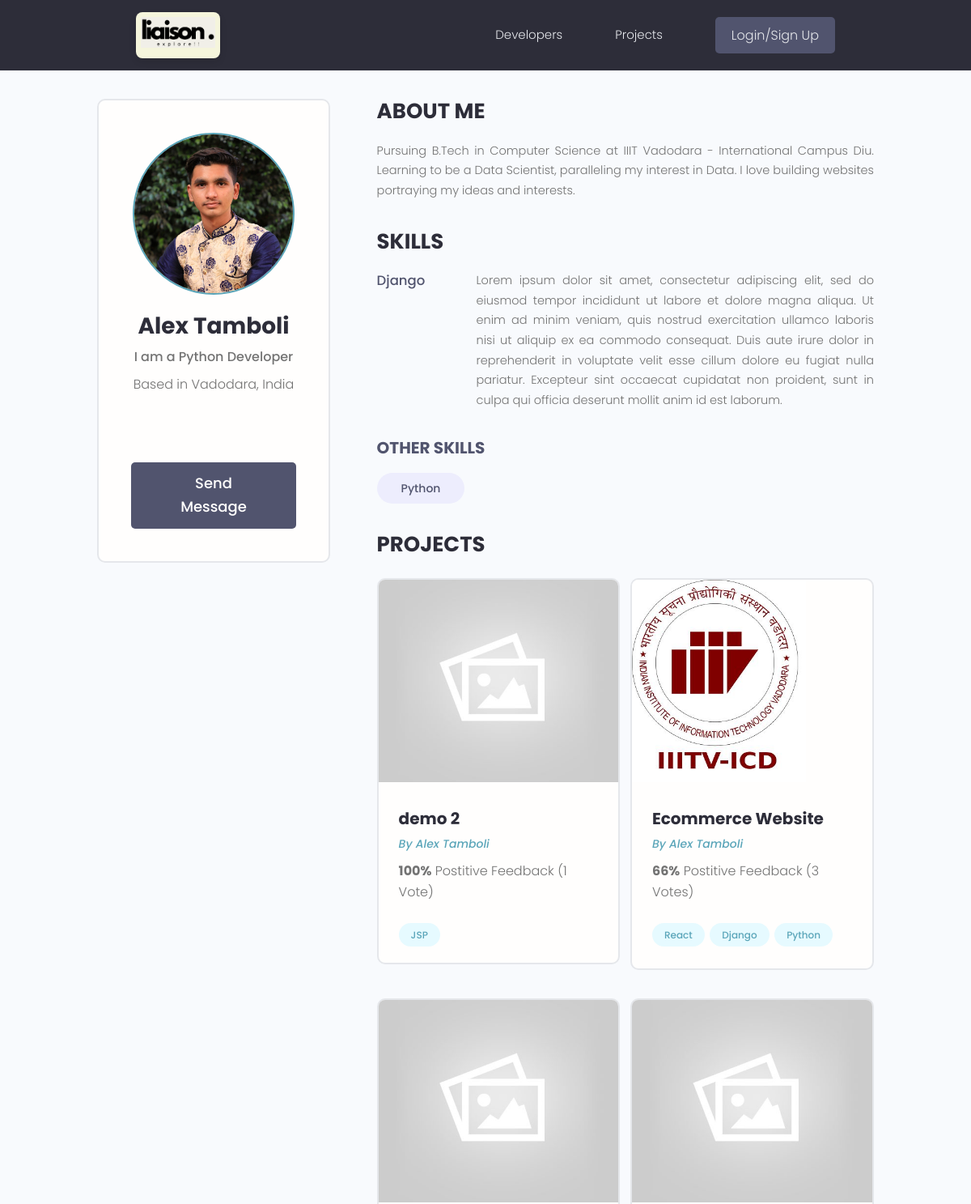
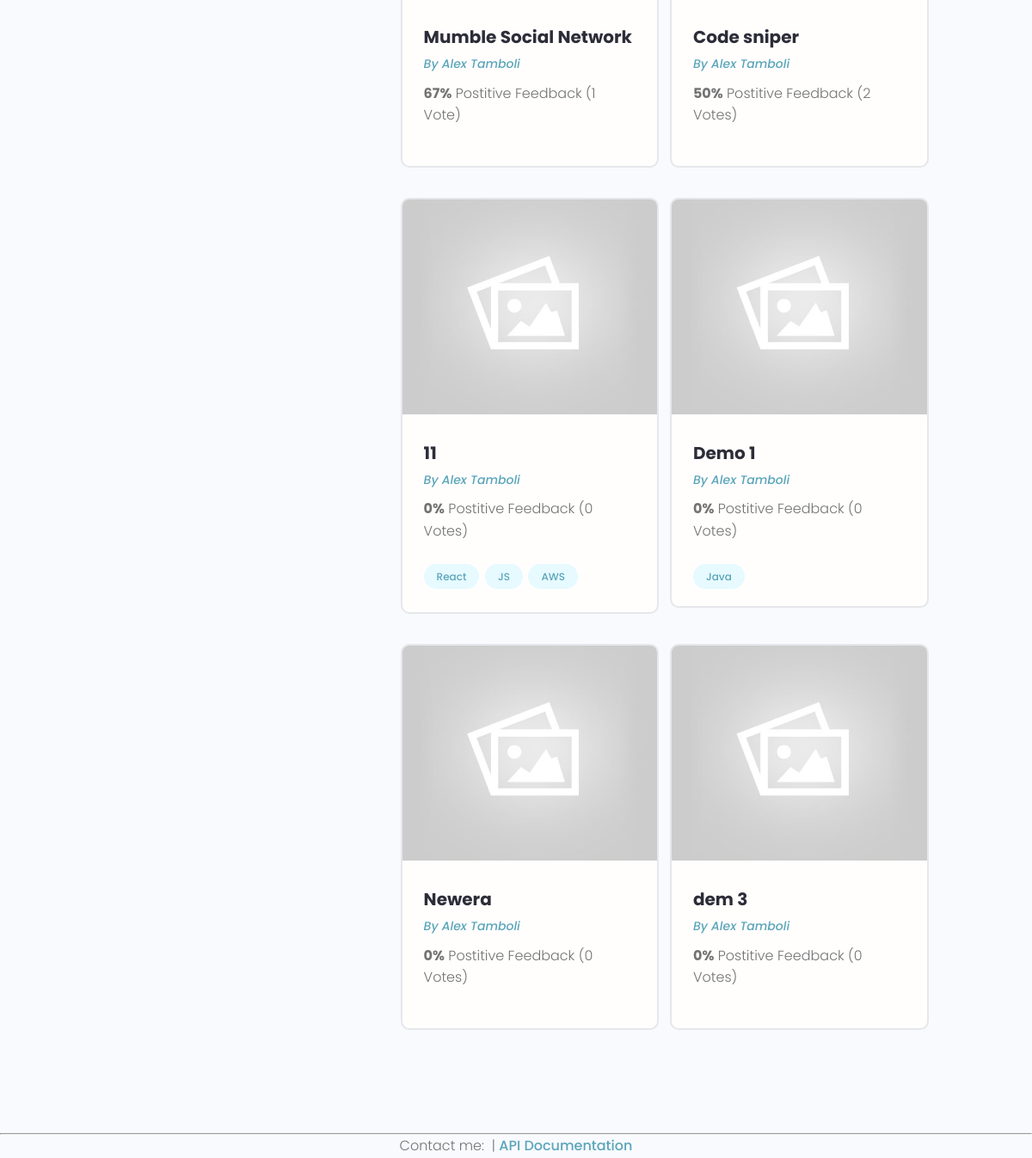
Page /profile/61e721fc-7592-4d70-be84-d04b1698ca16/ on the committed database (2 pictures, top to bottom).
### users/models.py (models this page shows, shortened)
class Profile(models.Model):
    user = models.OneToOneField(User, on_delete=models.CASCADE)
    name = models.CharField(max_length=200, blank=True, null=True)
    email = models.EmailField(max_length=500, blank=True, null=True)
    username = models.CharField(max_length=200, blank=True, null=True)
    location = models.CharField(max_length=200, blank=True, null=True)
    short_intro = models.CharField(max_length=200, blank=True, null=True)
    bio = models.TextField(blank=True, null=True)
    profile_image = models.ImageField(null=True, blank=True, default='profiles/user-default.png', upload_to='profiles/')
    social_github = models.CharField(max_length=200, blank=True, null=True)
    social_linkedin = models.CharField(max_length=200, blank=True, null=True)
    social_twitter = models.CharField(max_length=200, blank=True, null=True)
    social_website = models.CharField(max_length=200, blank=True, null=True)
    created = models.DateTimeField(auto_now_add=True)
    id = models.UUIDField(default=uuid.uuid4, unique = True, primary_key=True, editable=False)
    class Meta:
        ordering = ['created']
    @property
    def imageURL(self):
        try:
            url = self.profile_image.url
        except:
            url = ''
        return url

class Skill(models.Model):
    owner = models.ForeignKey(Profile, on_delete=models.CASCADE, null = True, blank=True)
    name = models.CharField(max_length=200, blank=True, null=True)
    description = models.TextField(blank=True, null=True)
    created = models.DateTimeField(auto_now_add=True)
    id = models.UUIDField(default=uuid.uuid4, unique = True, primary_key=True, editable=False)
    def __str__(self) -> str:
        return str(self.name)

### projects/models.py (models this page shows, shortened)
class Project(models.Model):
    owner = models.ForeignKey(Profile, null=True, blank=True, on_delete=models.CASCADE)
    title = models.CharField(max_length=256)
    description = models.TextField(null=True, blank=True)
    featured_image = models.ImageField(null=True, blank=True, default="default.jpg")
    demo_link = models.CharField(max_length=200, blank=True, null=True)
    source_link = models.CharField(max_length=200, blank=True, null=True)
    tags = models.ManyToManyField('Tag', blank=True)
    vote_total = models.IntegerField(default=0, null=True, blank=True)
    vote_ratio = models.IntegerField(default=0, null=True, blank=True)
    created = models.DateTimeField(auto_now_add=True)
    id = models.UUIDField(default=uuid.uuid4, unique = True, primary_key=True, editable=False)
    class Meta:
        ordering = [
            -(F('vote_total') * Constants.PROJECT_ORDERING_RATIO[0] + F('vote_ratio') * Constants.PROJECT_ORDERING_RATIO[1]),
            'title',
        ]
    @property
    def imageURL(self):
        try:
            url = self.featured_image.url
        except:
            url = ''
        return url

class Tag(models.Model):
    name = models.CharField(max_length=200)
    created = models.DateTimeField(auto_now_add=True)
    id = models.UUIDField(default=uuid.uuid4, unique = True, primary_key=True, editable=False)
    def __str__(self) -> str:
        return self.name

### users/views.py (the view)
# urls.py: path('profile/<str:pk>/', views.userProfile, name="user-profile"),
def userProfile(request, pk):
    profile = Profile.objects.get(id=pk)
    topSkills = profile.skill_set.exclude(description__exact="")
    otherSkills = profile.skill_set.filter(description="")
    context = {
        'profile': profile,
        'topSkills': topSkills,
        'otherSkills': otherSkills,
        }
    return render(request, 'users/user-profile.html', context)

### users/templates/users/user-profile.html (shortened to what this page needs)
{% extends 'main.html' %}
{% block content %}
<main class="profile my-md">
    <div class="container">
      <div class="layout">
        <div class="column column--1of3">
          <div class="card text-center">
            <div class="card__body dev">
              <img class="avatar avatar--xl" src="{{ profile.imageURL }}" />
              <h2 class="dev__name">{{profile.name}}</h2>
              <p class="dev__title">{{ profile.short_intro }}</p>
              <p class="dev__location">Based in {{ profile.location }}</p>
              <ul class="dev__social">
              </ul>
              {% if request.user.profile.id != profile.id %}
              <a href="{% url 'create-message' profile.id %}" class="btn btn--sub btn--lg">Send Message </a>
              {% endif %}
            </div>
          </div>
        </div>
        <div class="column column--2of3">
          <div class="devInfo">
            <h3 class="devInfo__title">About Me</h3>
            <p class="devInfo__about"> {{profile.bio}}
            </p>
          </div>
          <div class="devInfo">
            <h3 class="devInfo__title">Skills</h3>
            <div class="devInfo__skills">
              {% for skill in topSkills %}
              <div class="devSkill">
                <h4 class="devSkill__title">{{skill.name}}</h4>
                <p class="devSkill__info">
                  {{skill.description}}
                </p>
              </div>
              {% endfor %}
              <h3 class="devInfo__subtitle">Other Skills</h3>
              <div class="devInfo__otherSkills">
                {% for skill in otherSkills %}
                <span class="tag tag--pill tag--sub tag--lg">
                  <small>{{skill}}</small>
                </span>
                {% endfor %}
              </div>
            </div>
          </div>
          <div class="devInfo">
            <h3 class="devInfo__title">Projects</h3>
            <div class="grid grid--two">
              {% for project in profile.project_set.all %}
              <div class="column">
                <div class="card project">
                  <a href="{% url 'project' project.id %}" class="project">
                    <img class="project__thumbnail" src="{{project.imageURL}}" alt="project thumbnail" />
                    <div class="card__body">
                      <h3 class="project__title">{{project.title}}</h3>
                      <p><a class="project__author" href="{% url 'user-profile' project.owner.id %}">By {{project.owner.name}} </a></p>
                      <p class="project--rating">
                        <span style="font-weight: bold;">{{project.vote_ratio}}%</span> Postitive
                        Feedback ({{project.vote_total}} Vote{{project.vote_total|pluralize:"s"}})
                      </p>
                      <div class="project__tags">
                        {% for tag in project.tags.all %}
                        <span class="tag tag--pill tag--main">
                          <small>{{tag}}</small>
                        </span>
                        {% endfor %}
                      </div>
                    </div>
                  </a>
                </div>
              </div>
              {% endfor %}
            </div>
          </div>
        </div>
      </div>
    </div>
  </main>
{% endblock content %}

### templates/main.html (shortened to what this page needs)
<!DOCTYPE html>
{% load static %}
<html lang="en">
<head>
    <link rel="stylesheet" href="https://cdnjs.cloudflare.com/ajax/libs/material-design-iconic-font/2.2.0/css/material-design-iconic-font.min.css" />
    <link rel="stylesheet" href=" {% static 'uikit/styles/uikit.css' %} " />
    <link rel="stylesheet" href="{% static 'styles/app.css' %} " />
</head>
<body>
    {% include 'navbar.html' %}
    {% block content %}
    {% endblock content  %}
    <hr>
    <center>
        <p>
            Contact me: <a href="https://www.linkedin.com/in/alex-tamboli-50b667131/"></a>  |
            <a href="{% url 'api-doc' %}">API Documentation</a>
        </p>
    </center>
</body>
</html>

### templates/navbar.html (shortened to what this page needs)
{% load static %}
<header class="header">
    <div class="container container--narrow">
      <a href="{% url 'profiles' %}" class="header__logo button-effect">
        <img src="{% static 'images/liaison.svg' %}" alt="DevSearch Logo" />
      </a>
      <nav class="header__nav">
        <ul class="header__menu">
          <li class="header__menuItem"><a href="{% url 'profiles' %}">Developers</a></li>
          <li class="header__menuItem"><a href="{% url 'projects' %}">Projects</a></li>
          {%if request.user.is_authenticated %}
          <li class="header__menuItem"><a href="{% url 'inbox' %}">Inbox</a></li>
          <li class="header__menuItem"><a href="{% url 'account' %}">Account</a></li>
          <li class="header__menuItem"><a href="{% url 'logout' %}" class="btn btn--sub">Logout</a></li>
          {% else %}
          <li class="header__menuItem"><a href="{% url 'login' %}" class="btn btn--sub">Login/Sign Up</a></li>
          {% endif %}
        </ul>
      </nav>
    </div>
  </header>

### static/styles/app.css (style rules this page uses)
:root { --color-sub: #2d2d39; }
.btn--sub { background-color: var(--color-sub-light); }
.card { border: 2px solid var(--color-light); }
img { width: 100%; }
.header { position: sticky; z-index: 111; background-color: var(--color-sub); padding: 1.5rem 0; }
.header > .container { display: flex; justify-content: space-between; align-items: center; }
.header__logo > img { height: 3.8rem; }
.header__nav > ul { display: inline-flex; align-items: center; list-style: none; gap: 6.5rem; }
.header__menuItem > a { color: var(--color-light); font-weight: 300; }
.profile .card > .dev { padding: 4rem; }
.dev__name { color: var(--color-sub); font-size: 2.8rem; font-weight: 700; margin-top: 1rem; margin-bottom: 0.5rem; }
.dev__title { font-size: 1.6rem; font-weight: 500; line-height: 1.3; }
.dev__location { margin-top: 1rem; }
.dev__social { margin: 3rem 0; list-style: none; display: flex; justify-content: center; gap: 1.5rem; }
.devInfo { margin-bottom: 3rem; }
.devInfo__title, .devInfo__subtitle { font-size: 2.6rem; color: var(--color-sub); text-transform: uppercase; font-weight: 700; margin-bottom: 1.5rem; }
.devInfo__subtitle { font-size: 2rem; color: var(--color-sub-light); }
.devInfo__about, .devSkill__info { font-size: 1.45rem; line-height: 1.7; text-align: justify; }
.devSkill { margin-bottom: 3rem; }
.devSkill__title { font-size: 1.65rem; font-weight: 500; color: var(--color-sub-light); }
@media screen and (min-width: 700px) { .devSkill { display: flex; justify-content: space-between; gap: 3rem; } }
@media screen and (min-width: 700px) { .devSkill__info { flex-basis: 80%; } }
.project__author { font-size: 1.4rem; font-style: italic; }
.project--rating { margin-bottom: 1.6em; margin-top: .5em; }
.project__thumbnail { height: 25rem; object-fit: cover; object-position: top center; }
.project__title { font-size: 2rem; font-weight: 700; color: var(--color-sub); }

### static/uikit/styles/modules/_variables.css (style rules this page uses)
:root { --color-main: #5aa5b9; --color-main-light: #e6faff; --color-sub: #3f4156; --color-sub-light: #51546e; --color-sub-lighter: #ededfd; --color-text: #737373; --color-gray: #8b8b8b; --color-light: #e5e7eb; --color-light-gray: #767676; --color-bg: #f8fafd; --color-white: #fffefd; --color-white-light: #f3f3f3; --color-success: #359e64; --color-success-bg: #def8e8; --color-error: #fc4b0b; --color-error-bg: #fff2ee; --font-base: 'Poppins', arial, helvetica, 'Segoe UI', roboto, ubuntu, sans-serif; --font-monospace: 'Fira Code', 'Courier New', courier, monospace; --font-regular: 300; --font-medium: 500; --font-bold: 700; --generic-shadow: 1px 1px 5px #00000010; --generic-transition: all 0.3s ease-in-out; }

### static/uikit/styles/modules/_base.css (style rules this page uses)
* { margin: 0; padding: 0; box-sizing: border-box; text-rendering: optimizeLegibility; color: inherit; font-size: inherit; }
html { font-size: 50%; }
@media only screen and (min-width: 480px) { html { font-size: 56.25%; } }
@media only screen and (min-width: 1200px) { html { font-size: 62.5%; } }
body { line-height: 1.6; font-weight: 400; font-size: 1.5rem; color: var(--color-text); background-color: var(--color-bg); min-height: 100vh; }

### static/uikit/styles/modules/_typography.css (style rules this page uses)
* { font-family: var(--font-base); }
h2 { font-size: 3.6rem; font-weight: var(--font-bold); }
h3 { font-size: 3.2rem; font-weight: var(--font-medium); }
h4 { font-size: 2.8rem; font-weight: var(--font-medium); }
p, span, strong { font-size: 1.6rem; color: var(--color-text); font-weight: var(--font-regular); }
a { padding-bottom: 2px; text-decoration: none; display: inline-block; color: var(--color-main); font-weight: var(--font-medium); }

### static/uikit/styles/modules/_utilities.css (style rules this page uses)
.container { width: 92%; max-width: 165rem; margin: 0 auto; box-sizing: border-box; }
.container--narrow { width: 92%; max-width: 120rem; }
@media screen and (min-width: 1000px) { .container { width: 90%; } }
@media screen and (min-width: 1000px) { .container--narrow { width: 85%; } }
@media screen and (min-width: 1200px) { .container { width: 80%; } }
@media screen and (min-width: 1200px) { .container--narrow { width: 72%; } }
.text-center { text-align: center; }
.my-md { margin: 3rem auto; }

### static/uikit/styles/modules/_avatar.css (style rules this page uses)
.avatar { border-radius: 50%; border: 2px solid var(--color-main); object-fit: cover; }
.avatar--xl { height: 20rem; width: 20rem; }

### static/uikit/styles/modules/_card.css (style rules this page uses)
.card { border-radius: 1rem; background-color: var(--color-white); border: 1.5px solid var(--color-light); width: auto; height: auto; margin-top: 0.5rem; margin-bottom: 0.5rem; overflow: hidden; }
.card__body, .card__header { padding: 2rem 2.5rem; }

### templates/navbar.html (style rules this page uses)
.header__logo { display: inline-block; border-radius: 8px; box-shadow: 0 4px 8px rgba(0, 0, 0, 0.1); padding: 6px; background-color: beige; }

### rows in the picture
Profile: imageURL (picture), name "Alex Tamboli", short_intro "I am a Python Developer", location "Vadodara, India", bio "Pursuing B.Tech in Computer Science at IIIT Vadodara - International Campus Diu. Learning to be a Data Scientist, paralleling my interest in Data. I love building websites portraying my ideas and interests."
Skill: name "Django", description "Lorem ipsum dolor sit amet, consectetur adipiscing elit, sed do eiusmod tempor incididunt ut labore et dolore magna aliqua. Ut enim ad minim veniam, quis nostrud exercitation ullamco laboris nisi ut aliquip ex ea commodo consequat. Duis aute irure dolor in reprehenderit in voluptate velit esse cillum dolore eu fugiat nulla pariatur. Excepteur sint occaecat cupidatat non proident, sunt in culpa qui officia deserunt mollit anim id est laborum."
Skill: name "Python"
Project: imageURL (placeholder picture), title "demo 2", owner.name "Alex Tamboli", vote_ratio "100", vote_total "1"
Tag: name "JSP"
Project: imageURL (picture), title "Ecommerce Website", owner.name "Alex Tamboli", vote_ratio "66", vote_total "3"
Tag: name "React"
Tag: name "Django"
Tag: name "Python"
Project: imageURL (placeholder picture), title "Mumble Social Network", owner.name "Alex Tamboli", vote_ratio "67", vote_total "1"
Project: imageURL (placeholder picture), title "Code sniper", owner.name "Alex Tamboli", vote_ratio "50", vote_total "2"
Project: imageURL (placeholder picture), title "11", owner.name "Alex Tamboli", vote_ratio "0", vote_total "0"
Tag: name "JS"
Tag: name "AWS"
Project: imageURL (placeholder picture), title "Demo 1", owner.name "Alex Tamboli", vote_ratio "0", vote_total "0"
Tag: name "Java"
Project: imageURL (placeholder picture), title "Newera", owner.name "Alex Tamboli", vote_ratio "0", vote_total "0"
Project: imageURL (placeholder picture), title "dem 3", owner.name "Alex Tamboli", vote_ratio "0", vote_total "0"
